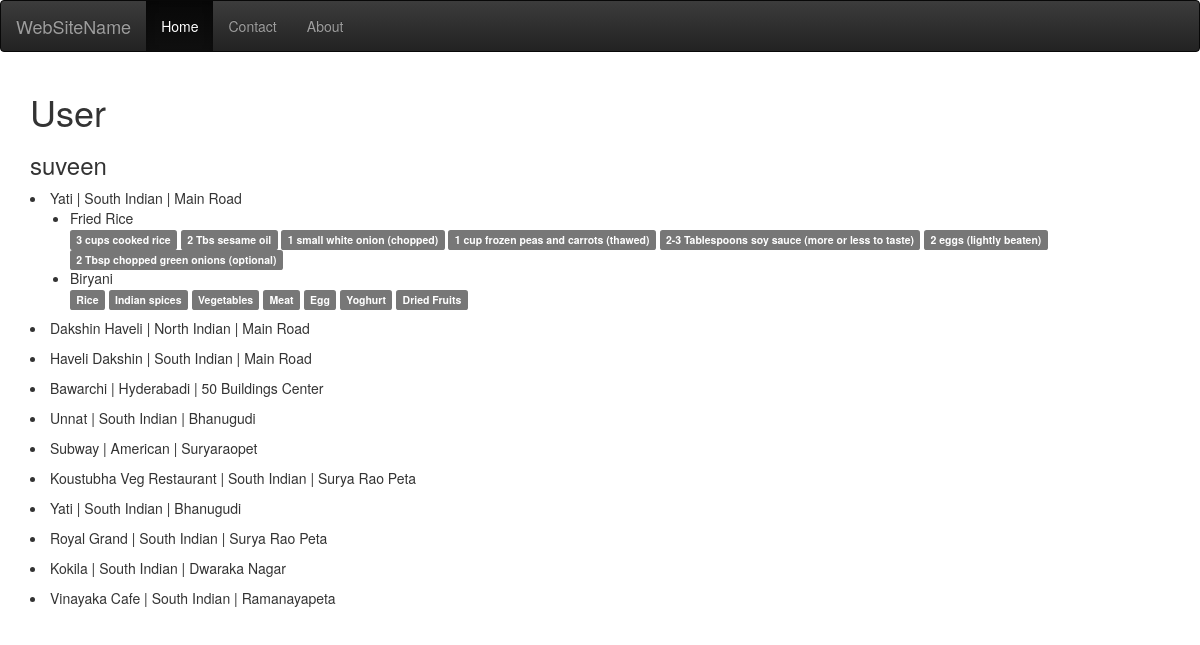
Page /profile/suveen/ on the committed database.
### restaurants/models.py (models this page shows, shortened)
class RestaurantLocation(models.Model):
    owner = models.ForeignKey(User)
    name = models.CharField(max_length=120)
    location = models.CharField(max_length=120, null=True, blank=True)
    category = models.CharField(max_length=120, null=True, blank=True)
    timestamp = models.DateTimeField(auto_now_add=True)
    updated = models.DateTimeField(auto_now=True)
    slug = models.SlugField(null=True, blank=True)
    @property
    def title(self):
        return self.name

### menus/models.py (models this page shows, shortened)
class Item(models.Model):
    user = models.ForeignKey(settings.AUTH_USER_MODEL)
    restaurant = models.ForeignKey(RestaurantLocation)
    name = models.CharField(max_length=120)
    contents = models.TextField(help_text='separate each item by comma')
    excludes = models.TextField(blank=True, null=True, help_text='separate each item by comma')
    public = models.BooleanField(default=True)
    timestamp = models.DateTimeField(auto_now_add=True)
    updated = models.DateTimeField(auto_now=True)
    class Meta:
        ordering = ['-updated', '-timestamp']
    def get_contents(self):
        return self.contents.split(',')

### profiles/views.py (the view)
# urls.py: url(r'^(?P<username>[\w@.-]+)/$', ProfileDetailView.as_view(), name='detail'),
class ProfileDetailView(DetailView):
    template_name = 'profiles/user.html'
    def get_object(self):
        username = self.kwargs.get('username')
        if username is None:
            raise Http404
        return get_object_or_404(User, username__iexact=username, is_active=True)

### profiles/templates/profiles/user.html (shortened to what this page needs)
{% extends 'base.html' %}
{% block content %}
    <h1>User</h1>
    <h3>{{ user.username }}</h3>
    {% if user.restaurantlocation_set.all %}
        {% for rest in user.restaurantlocation_set.all %}
            <li>{{ rest.title }} | {{ rest.category }} | {{ rest.location }}</li>
            <ul>
                {% for item in rest.item_set.all %}
                    <li>{{ item.name }}</li>
                    {% for ing in item.get_contents %}
                        <span class="label label-default">{{ ing }}</span>
                    {% endfor %}
                {% endfor %}
            </ul>
        {% endfor %}
    {% else %}
        <h4>No restaurants</h4>
    {% endif %}
{% endblock content %}

### rows in the picture
RestaurantLocation: title "Yati", category "South Indian", location "Main Road"
Item: name "Fried Rice", get_contents "3 cups cooked rice" "2 Tbs sesame oil" "1 small white onion (chopped)" "1 cup frozen peas and carrots (thawed)" "2-3 Tablespoons soy sauce (more or less to taste)" "2 eggs (lightly beaten)" "2 Tbsp chopped green onions (optional)"
Item: name "Biryani", get_contents "Rice" "Indian spices" "Vegetables" "Meat" "Egg" "Yoghurt" "Dried Fruits"
RestaurantLocation: title "Dakshin Haveli", category "North Indian", location "Main Road"
RestaurantLocation: title "Haveli Dakshin", category "South Indian", location "Main Road"
RestaurantLocation: title "Bawarchi", category "Hyderabadi", location "50 Buildings Center"
RestaurantLocation: title "Unnat", category "South Indian", location "Bhanugudi"
RestaurantLocation: title "Subway", category "American", location "Suryaraopet"
RestaurantLocation: title "Koustubha Veg Restaurant", category "South Indian", location "Surya Rao Peta"
RestaurantLocation: title "Yati", category "South Indian", location "Bhanugudi"
RestaurantLocation: title "Royal Grand", category "South Indian", location "Surya Rao Peta"
RestaurantLocation: title "Kokila", category "South Indian", location "Dwaraka Nagar"
RestaurantLocation: title "Vinayaka Cafe", category "South Indian", location "Ramanayapeta"

### other values in the picture
{{ user.username }} "suveen"
